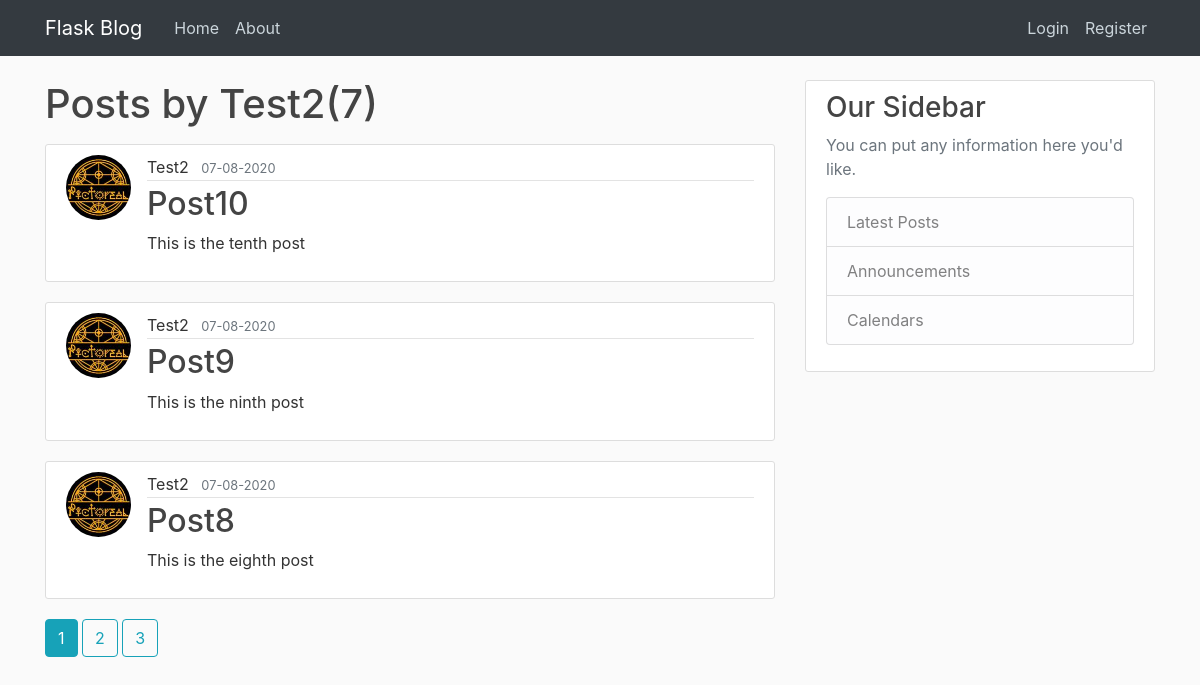
Page /user/Test2?post_id=10 on the committed database.
### app/models.py (models this page shows, shortened)
class User(db.Model, UserMixin):
    id=db.Column(db.Integer, primary_key=True)
    username=db.Column(db.String(20), unique=True,nullable=False)
    email=db.Column(db.String(120), unique=True,nullable=False)
    image_file=db.Column(db.String(20), nullable=False,default='default.jpeg')
    password=db.Column(db.String(60), nullable=False)
    posts=db.relationship('Post', backref='author', lazy=True)

class Post(db.Model):
    id=db.Column(db.Integer, primary_key=True)
    title=db.Column(db.String(100), nullable=False)
    date_posted=db.Column(db.DateTime, nullable=False, default=datetime.utcnow)
    content=db.Column(db.Text, nullable=False)
    user_id=db.Column(db.Integer, db.ForeignKey('user.id'), nullable=False)

### app/users/routes.py (the view)
@users.route('/user/<string:username>')
def user_posts(username):
    page=request.args.get('page', default=1, type=int)
    user=User.query.filter_by(username=username).first_or_404()
    posts=Post.query.filter_by(author=user).order_by(Post.date_posted.desc()).paginate(page=page, per_page=3)
    return render_template('user_posts.html', posts=posts,user=user)

### app/templates/user_posts.html (shortened to what this page needs)
{%extends 'layout.html'%}
{%block body%}
    <h1 class="mb-3">Posts by {{user.username}}({{posts.total}})</h1>
    {% for post in posts.items%}
        <article class="media content-section">
            <img src="{{url_for('static',filename='profile_pics/'+post.author.image_file)}}" alt="" class="rounded-circle article-img">
            <div class="media-body">
            <div class="article-metadata">
                <a class="mr-2" >{{ post.author.username }}</a>
                <small class="text-muted" href='#'>{{ post.date_posted.strftime('%d-%m-%Y') }}</small>
            </div>
            <h2><a class="article-title" href="{{url_for('posts.post', post_id=post.id)}}">{{ post.title }}</a></h2>
            <p class="article-content">{{ post.content }}</p>
            </div>
        </article>
    {%endfor%}
    {% for page_num in posts.iter_pages(left_edge=1, right_edge=1, left_current=1, right_current=2)%}
        {%if page_num%}
            {%if posts.page==page_num%}
                <a href="{{url_for('users.user_posts',username=user.username, page=page_num)}}" class="btn btn-info mb-4 aria-pressed='true'">{{page_num}}</a>
            {%else%}
                <a href="{{url_for('users.user_posts',username=user.username, page=page_num)}}" class="btn btn-outline-info mb-4">{{page_num}}</a>
            {%endif%}
        {%else%}
            ...
        {%endif%}
    {%endfor%}
{%endblock%}

### app/static/css/main.css (style rules this page uses)
html { transition: color 300ms, background-color 300ms; }
body { background: #fafafa; color: #333333; margin-top: 5rem; }
h1, h2, h3, h4, h5, h6 { color: #444444; }
.content-section { background: #ffffff; padding: 10px 20px; border: 1px solid #dddddd; border-radius: 3px; margin-bottom: 20px; }
.article-title { color: #444444; }
.article-content { white-space: pre-line; }
.article-img { height: 65px; width: 65px; margin-right: 16px; }
.article-metadata { padding-bottom: 1px; margin-bottom: 4px; border-bottom: 1px solid #e3e3e3 }

### rows in the picture
User: username "Test2"
Post: image_file (picture), author.username "Test2", date_posted "07-08-2020", title "Post10", content "This is the tenth post"
Post: image_file (picture), author.username "Test2", date_posted "07-08-2020", title "Post9", content "This is the ninth post"
Post: image_file (picture), author.username "Test2", date_posted "07-08-2020", title "Post8", content "This is the eighth post"

### other values in the picture
{{ posts.total }} "7"
{{ page_num }} "1"
{{ page_num }} "2" "3"
